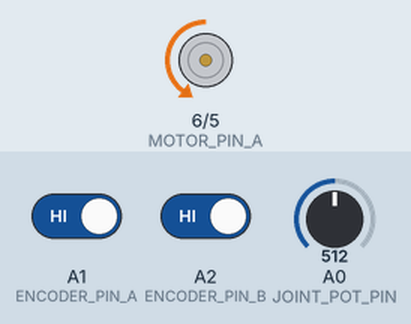
This sketch was run on a simulated Arduino Nano, built with avr-gcc and run on an emulated ATmega328P. On the bench: motor-driver pin pairs drawn as motors (green arrow = first pin HIGH = forward, orange = second pin HIGH = backward, longer = more drive). The test bench sets the inputs (shaded band); at power-on: A0 (JOINT_POT_PIN) = 512, A1 (ENCODER_PIN_A) HIGH, A2 (ENCODER_PIN_B) HIGH. What the sketch prints to the serial monitor is not drawn.

Above: at 1.2 s.
1.3 s: A0 (JOINT_POT_PIN) set to 539
2.8 s: A0 (JOINT_POT_PIN) set to 559
At 4.0 s:
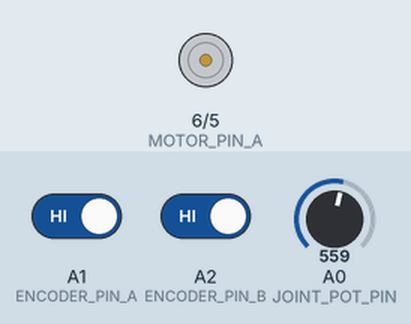
4.3 s: A0 (JOINT_POT_PIN) set to 688
5.8 s: A0 (JOINT_POT_PIN) set to 716
At 7.0 s:
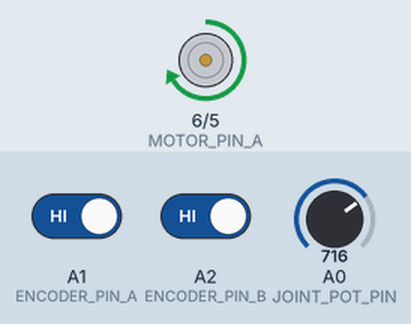
Timing chart, 0 to 8.3 s (numbered marks = the images above; inputs shaded):
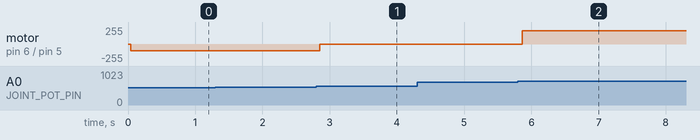

Measured:
- the behaviour switches between 549 and 550 on A0 (JOINT_POT_PIN) (found by bisection; images 0 and 1)
- the behaviour switches between 700 and 701 on A0 (JOINT_POT_PIN) (found by bisection; images 1 and 2)
- after the input at 1.3 s, every drawn part: stays the same
- after the input at 2.8 s, motor on pin 6 (MOTOR_PIN_A) / pin 5 (MOTOR_PIN_B): backward 100/255 → stopped after 0.05 s
- after the input at 4.3 s, every drawn part: stays the same
- after the input at 5.8 s, motor on pin 6 (MOTOR_PIN_A) / pin 5 (MOTOR_PIN_B): stopped → forward 200/255 after 0.07 s

The sketch:

encoder_test.ino
```cpp
// Pin Definitions
#define TOP_PRESS_PIN A6
#define LOW_PRESS_PIN A7
#define MOTOR_PIN_A 6
#define MOTOR_PIN_B 5
#define JOINT_POT_PIN A0
#define ENCODER_PIN_A A1
#define ENCODER_PIN_B A2


void setup() {
  pinMode(TOP_PRESS_PIN, INPUT);
  pinMode(LOW_PRESS_PIN, INPUT);
  pinMode(MOTOR_PIN_A, OUTPUT);
  pinMode(MOTOR_PIN_B, OUTPUT);
  pinMode(JOINT_POT_PIN, INPUT);
  pinMode(ENCODER_PIN_A, INPUT);
  pinMode(ENCODER_PIN_B, INPUT);

  Serial.begin(9600);
}

void loop() {


  int angle = analogRead(JOINT_POT_PIN);
  int A = pulseIn(ENCODER_PIN_A,HIGH,20000);
  int B = pulseIn(ENCODER_PIN_B,HIGH,20000);

  Serial.print(A);
  Serial.print(",");
  Serial.println(B);


  if (angle > 700){
    reverse(200);
  }
  else if (angle < 550){
    forward(100);
  }
  else{
    motorstop();
  }
  delay(1);
}


void forward(int mspeed) {
  digitalWrite(MOTOR_PIN_A, LOW);
  analogWrite(MOTOR_PIN_B, mspeed);
}

void reverse(int mspeed) {
  analogWrite(MOTOR_PIN_A, mspeed);
  digitalWrite(MOTOR_PIN_B, LOW);
}

void motorstop() {
  digitalWrite(MOTOR_PIN_A, LOW);
  digitalWrite(MOTOR_PIN_B, LOW);
}
```
